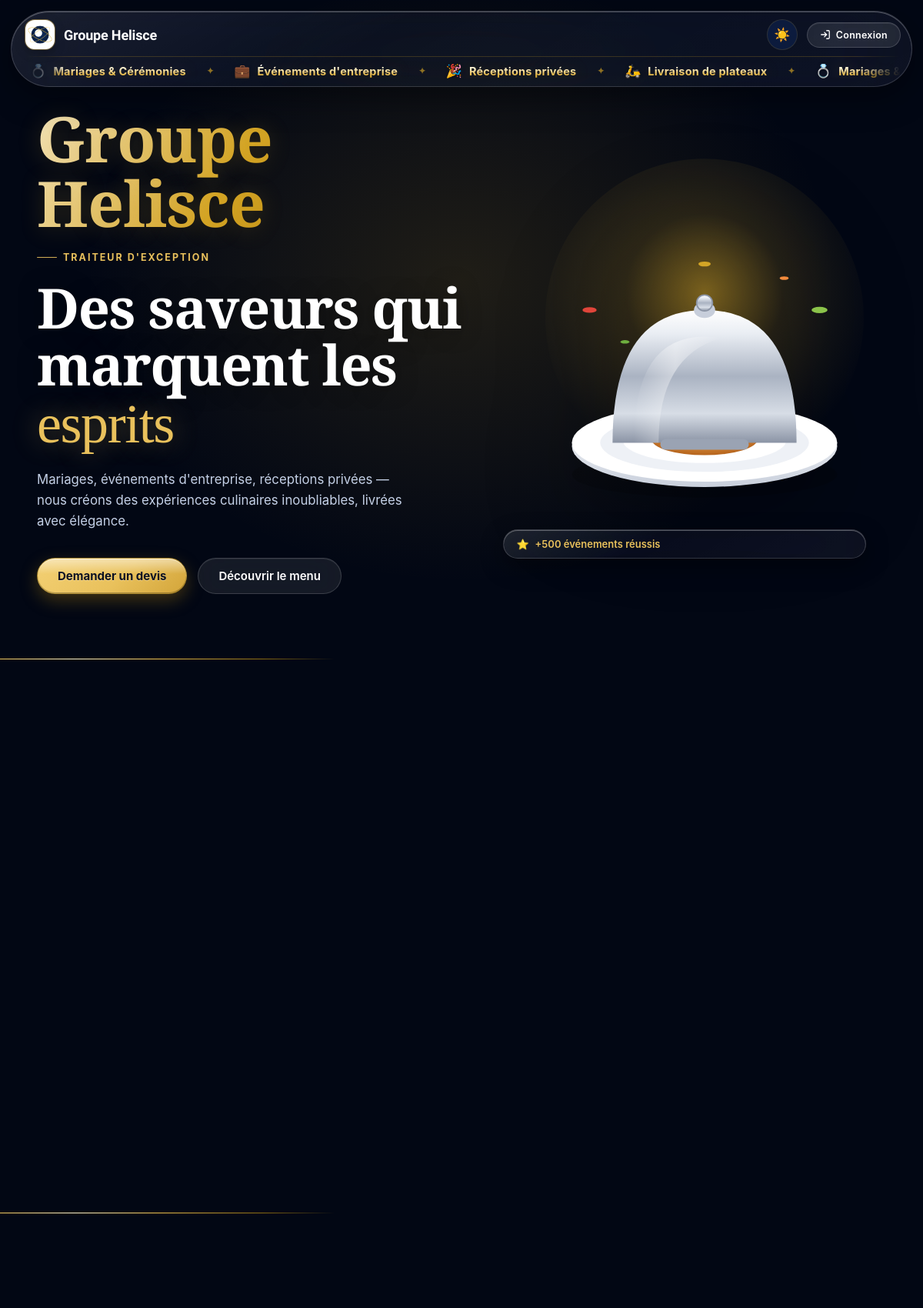
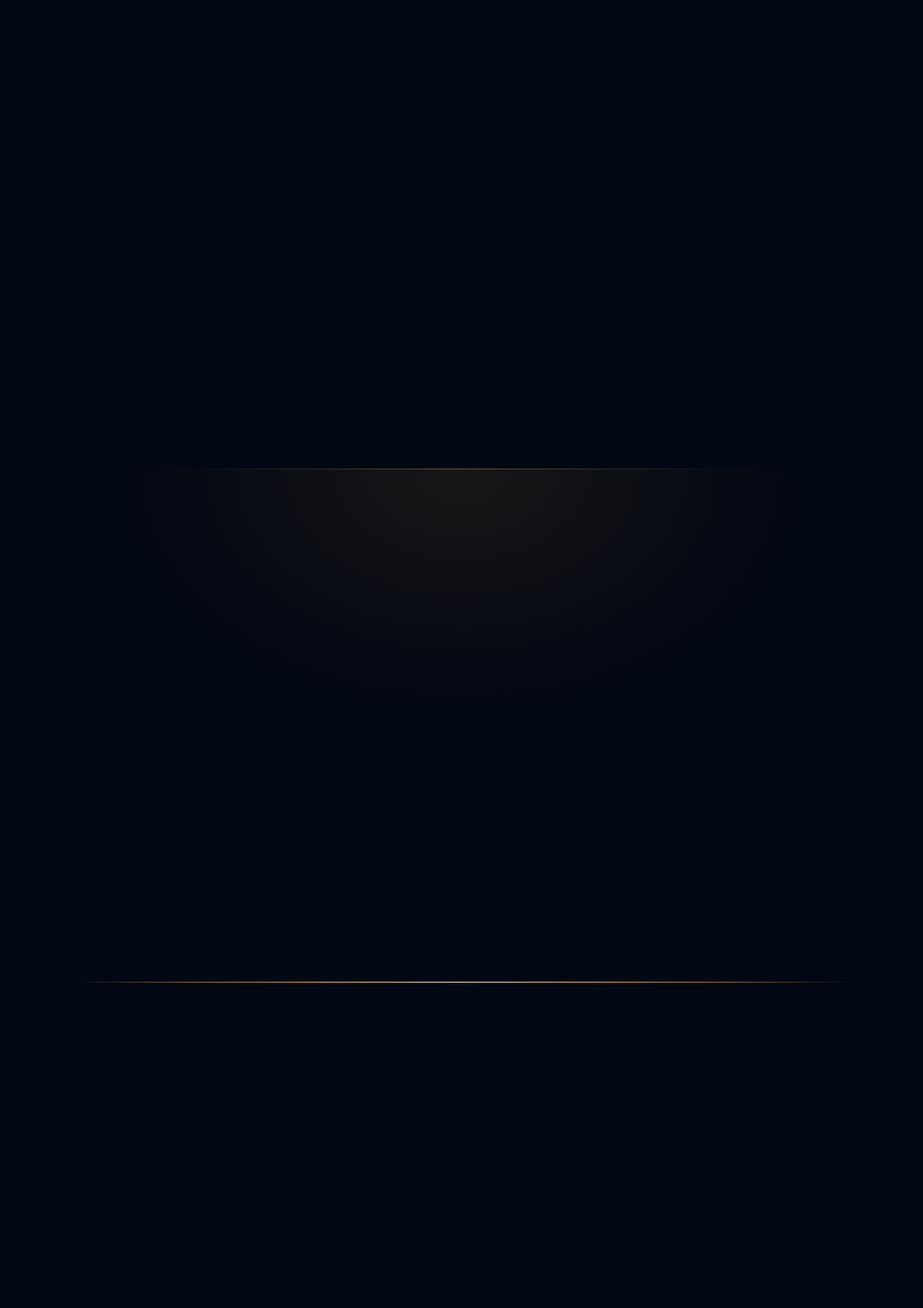
The page / (upper part) on the database its author committed (2 pictures, top to bottom).
### tables this page shows
CREATE TABLE IF NOT EXISTS services (
  id INT AUTO_INCREMENT PRIMARY KEY,
  nom VARCHAR(120) NOT NULL,
  description TEXT,
  icone VARCHAR(10) DEFAULT '✨',
  ordre INT DEFAULT 0,
  actif TINYINT(1) DEFAULT 1
);

### index.php (the view, shortened to what this page needs)
<?php
require __DIR__ . '/config/db.php';
$services = $pdo->query("SELECT * FROM services WHERE actif=1 ORDER BY ordre, id")->fetchAll();
require_once __DIR__ . '/config/ia.php';
$temoignages = $pdo->query("SELECT * FROM temoignages WHERE statut='valide' ORDER BY id DESC LIMIT 6")->fetchAll();
$videos = $pdo->query("SELECT * FROM videos WHERE actif=1 ORDER BY ordre, id DESC LIMIT 6")->fetchAll();
?>
<!DOCTYPE html>
<html lang="fr" data-space="public">
<head>
<link rel="stylesheet" href="<?= asset('assets/css/glass.css') ?>">
<link rel="stylesheet" href="<?= asset('assets/css/style.css') ?>">
<link rel="stylesheet" href="<?= asset('assets/css/ios26.css') ?>">
</head>
<body>
<div class="aurora"></div>
<header class="topbar glass-strong">
  <div class="topbar-row">
    <a class="brand" href="#accueil"><?= logo_html('.', 'brand-dot') ?><?= e($s['nom_entreprise']) ?></a>
    <div class="topbar-actions">
      <button class="theme-toggle" onclick="toggleTheme()" title="Changer de thème" aria-label="Changer de thème"><span data-theme-icon>☀️</span></button>
      <a class="login-pill" href="login.php" title="Espace de gestion">
        <svg viewBox="0 0 24 24" fill="none" stroke="currentColor" stroke-width="2.2" stroke-linecap="round"><path d="M15 3h4a2 2 0 0 1 2 2v14a2 2 0 0 1-2 2h-4M10 17l5-5-5-5M15 12H3"/></svg>
        <span class="login-pill-txt">Connexion</span>
      </a>
    </div>
  </div>
  <?php if (!empty($services)): ?>
  <div class="svc-ticker" aria-label="Nos services">
    <div class="svc-ticker-track">
      <?php for ($rep = 0; $rep < 2; $rep++):  ?>
        <?php foreach ($services as $sv): ?>
          <a href="#services" class="svc-ticker-item">
            <span class="svc-ticker-ico"><?= e($sv['icone'] ?: '✨') ?></span>
            <span class="svc-ticker-nom"><?= e($sv['nom']) ?></span>
            <span class="svc-ticker-sep">✦</span>
          </a>
        <?php endforeach; ?>
      <?php endfor; ?>
    </div>
  </div>
  <?php endif; ?>
</header>
<section class="hero" id="accueil">
  <div class="wrap hero-grid">
    <div>
      <div class="hero-brand-name"><?= e($s['nom_entreprise']) ?></div>
      <span class="eyebrow"><?= e($s['hero_eyebrow'] ?? 'Traiteur d\'exception') ?></span>
      <h1><?php
        $mots = explode(' ', $s['hero_titre']);
        $dernier = array_pop($mots);
        echo e(implode(' ', $mots)) . ' <em>' . e($dernier) . '</em>';
      ?></h1>
      <p class="lede"><?= e($s['hero_texte']) ?></p>
      <div class="hero-cta">
        <a href="#devis" class="btn btn-gold"><?= e($s['cta_devis'] ?? 'Demander un devis') ?></a>
        <a href="#menu" class="btn btn-glass"><?= e($s['cta_menu'] ?? 'Découvrir le menu') ?></a>
      </div>
    </div>
    <div style="position:relative">
      <div class="cuisine-stage" aria-hidden="true">
        <div class="cs-particles">
        </div>
      </div>
      <div class="hero-chip one glass-strong">⭐ <span><?= e($s['hero_chip1'] ?? '') ?></span></div>
    </div>
  </div>
</section>
<section id="services">
  <div class="wrap">
    <div class="services-grid">
    </div>
  </div>
</section>
<section id="menu">
  <div class="wrap">
  </div>
</section>
<?php if ($videos): ?>
<section id="videos">
  <div class="wrap">
    <div class="video-grid">
    </div>
  </div>
</section>
<?php endif; ?>
<section id="avis">
  <div class="wrap">
    <?php if ($temoignages): ?>
    <div class="temo-grid">
    </div>
    <?php endif; ?>
  </div>
</section>
</body>
</html>

### rows shown on the page
services: icone "💍"
services: icone "💼"
services: icone "🎉"
services: icone "🛵"

### other values the page prints
$s['nom_entreprise'] "Groupe Helisce"
$s['hero_eyebrow'] "TRAITEUR D'EXCEPTION"
implode(' ', $mots) "Des saveurs qui marquent les"
$dernier "esprits"
$s['hero_texte'] "Mariages, événements d'entreprise, réceptions privées — nous créons des expériences culinaires inoubliables, livrées avec élégance."
$s['cta_devis'] "Demander un devis"
$s['cta_menu'] "Découvrir le menu"
$s['hero_chip1'] "+500 événements réussis"
